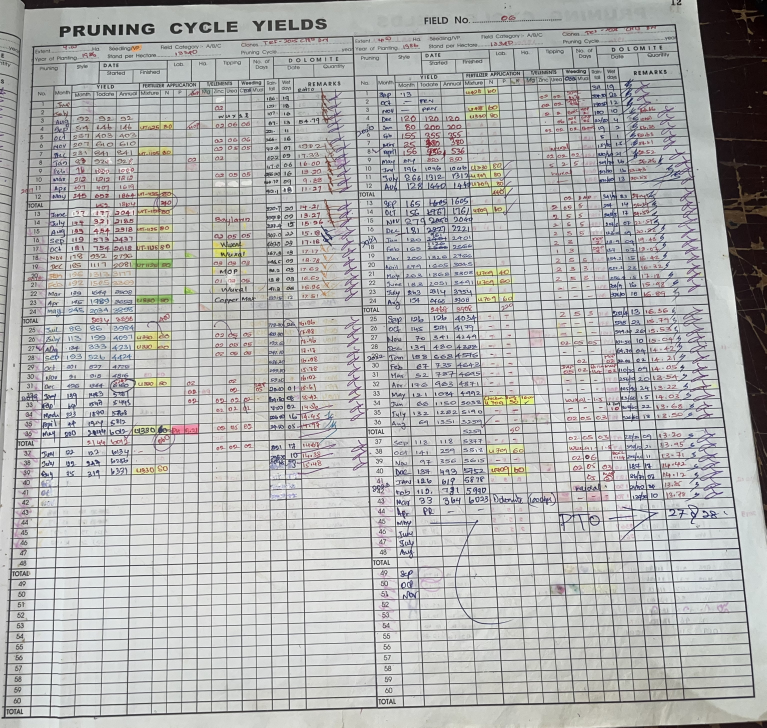
#> input picture Harsha/Images/IMG_1750.jpeg, 3065 x 2909 px, found by its file name (shown at 1/4 size); its folder holds 3 pictures in this run
$ jupyter execute --allow-errors logbook_ocr_FINAL.ipynb
#> lines starting #> are read from the running program, lines starting #| are printed output that depends on the picture; after the words box and inside, x2 and y2 are one past the last pixel; in counts of white or black regions, pixels touching at a corner belong together
[cell 1]
import os, time, re, warnings, copy
warnings.filterwarnings('ignore')

import cv2
import numpy as np
import pandas as pd
import matplotlib.pyplot as plt
from pathlib import Path
from scipy.signal import find_peaks

from openpyxl import load_workbook, Workbook
from openpyxl.styles import Alignment, Border, Side, Font, PatternFill
from openpyxl.utils import get_column_letter
from paddleocr import PaddleOCR

INPUT_FOLDER  = 'data/images'
OUTPUT_FOLDER = 'data/output'
TEMPLATE_PATH = 'data/template/template.xlsx'
ACTUAL_FOLDER = 'data/actual'

IMG_NAME  = 'IMG_1750.jpeg'
img_path  = os.path.join(INPUT_FOLDER, IMG_NAME)
base      = Path(img_path).stem
out_excel = os.path.join(OUTPUT_FOLDER, f'{base}_filled.xlsx')
out_acc   = os.path.join(OUTPUT_FOLDER, f'{base}_accuracy.csv')
os.makedirs(OUTPUT_FOLDER, exist_ok=True)

SHOW_DEBUG = False

OCR_MIN_CONF      = 0.20
CELL_TARGET_H_PX  = 120
CELL_MAX_SCALE    = 8.0
CELL_BORDER_STRIP = 3
CELL_PAD_PX       = 8

NARROW_COLS        = {9, 10, 11, 12, 13}
NARROW_TARGET_H_PX = 160
NARROW_MAX_SCALE   = 12.0

BLEED_CONF_THRESHOLD = 0.32
BLEED_PATTERNS = [
    r'^[^a-zA-Z0-9]+$',
    r'^[.\-_,;:!?]{1,3}$',
    r'^.{1,2}$',
    r'[\\|/]{2,}',
]

NUMERIC_COLS      = {0, 2, 3, 4, 6, 7, 8, 9, 10, 11, 12, 13, 14, 15, 16}
TEXT_COLS         = {1, 5}
MIN_COLS_EXPECTED = 17

EXPECTED_ROWS_AFTER_SKIP = 65

TEMPLATE_HEADER_ROWS = 6
TEMPLATE_TOTAL_LABEL = 'TOTAL'

DASH_ONLY = re.compile(r'^[\s.\-_,]+$')

_thin  = Side(style='thin',   color='000000')
_thick = Side(style='medium', color='000000')
BORDER_THIN  = Border(left=_thin, right=_thin, top=_thin, bottom=_thin)
FILL_DATA    = PatternFill('solid', fgColor='FFFDE7')
FILL_TOTAL   = PatternFill('solid', fgColor='BBDEFB')
FILL_LOWCONF = PatternFill('solid', fgColor='FFF2CC')
def px_to_col_width(px): return max(1.0, (px-5)/7.0)
def px_to_row_ht(px):    return max(5.0, px*0.75)

print('Config v4.9 ready.')

[cell 2]
def levenshtein(s1, s2):
    s1, s2 = s1.lower(), s2.lower()
    if s1 == s2: return 1.0
    if not s1 or not s2: return 0.0
    m, n = len(s1), len(s2)
    dp = list(range(n+1))
    for i in range(1, m+1):
        prev, dp[0] = dp[0], i
        for j in range(1, n+1):
            prev, dp[j] = dp[j], (prev if s1[i-1]==s2[j-1]
                                   else 1 + min(prev, dp[j], dp[j-1]))
    dist = dp[n]
    return 1.0 - dist / max(m, n)


OCR_CONFUSION = {
    ('b','s'):0.1, ('s','b'):0.1,
    ('0','o'):0.1, ('o','0'):0.1,
    ('1','l'):0.2, ('l','1'):0.2,
    ('1','i'):0.2, ('i','1'):0.2,
    ('u','n'):0.2, ('n','u'):0.2,
    ('c','e'):0.2, ('e','c'):0.2,
    ('a','u'):0.3, ('u','a'):0.3,
    ('v','y'):0.2, ('y','v'):0.2,
    ('m','n'):0.2, ('n','m'):0.2,
    ('d','a'):0.3, ('a','d'):0.3,
    ('f','t'):0.3, ('t','f'):0.3,
    ('p','r'):0.2, ('r','p'):0.2,
    ('g','q'):0.1, ('q','g'):0.1,
    ('6','b'):0.1, ('b','6'):0.1,
    ('4','a'):0.3, ('a','4'):0.3,
}

def weighted_edit_distance(s1, s2):
    s1, s2 = s1.lower(), s2.lower()
    if s1 == s2: return 1.0
    if not s1 or not s2: return 0.0
    m, n = len(s1), len(s2)
    dp = [[0.0]*(n+1) for _ in range(m+1)]
    for i in range(m+1): dp[i][0] = float(i)
    for j in range(n+1): dp[0][j] = float(j)
    for i in range(1, m+1):
        for j in range(1, n+1):
            if s1[i-1] == s2[j-1]:
                cost = 0.0
            else:
                cost = OCR_CONFUSION.get((s1[i-1], s2[j-1]), 1.0)
            dp[i][j] = min(
                dp[i-1][j] + 1.0,
                dp[i][j-1] + 1.0,
                dp[i-1][j-1] + cost
            )
    if i > 1 and j > 1 and s1[i-1]==s2[j-2] and s1[i-2]==s2[j-1]:
        dp[i][j] = min(dp[i][j], dp[i-2][j-2] + 0.5)
    max_cost = max(m, n)
    return max(0.0, 1.0 - dp[m][n] / max_cost)

def jaro_winkler(s1, s2, p=0.1, max_prefix=4):
    s1, s2 = s1.lower(), s2.lower()
    if s1 == s2: return 1.0
    if not s1 or not s2: return 0.0
    m1, m2 = len(s1), len(s2)
    match_dist = max(m1, m2) // 2 - 1
    if match_dist < 0: match_dist = 0
    s1_matches = [False]*m1; s2_matches = [False]*m2
    matches = 0; transpositions = 0
    for i in range(m1):
        lo = max(0, i-match_dist)
        hi = min(i+match_dist+1, m2)
        for j in range(lo, hi):
            if s2_matches[j] or s1[i] != s2[j]: continue
            s1_matches[i] = s2_matches[j] = True
            matches += 1; break
    if matches == 0: return 0.0
    k = 0
    for i in range(m1):
        if not s1_matches[i]: continue
        while not s2_matches[k]: k += 1
        if s1[i] != s2[k]: transpositions += 1
        k += 1
    jaro = (matches/m1 + matches/m2 +
            (matches - transpositions/2)/matches) / 3
    prefix = 0
    for i in range(min(max_prefix, m1, m2)):
        if s1[i] == s2[i]: prefix += 1
        else: break
    return jaro + prefix * p * (1 - jaro)

def qgram_similarity(s1, s2, q=2):
    s1, s2 = s1.lower(), s2.lower()
    if s1 == s2: return 1.0
    if len(s1)<q or len(s2)<q: return float(s1==s2)
    def grams(s): return [s[i:i+q] for i in range(len(s)-q+1)]
    g1, g2 = grams(s1), grams(s2)
    from collections import Counter
    c1, c2 = Counter(g1), Counter(g2)
    inter = sum((c1 & c2).values())
    return 2.0 * inter / (len(g1) + len(g2)) if (len(g1)+len(g2)) > 0 else 0.0

def permterm_similarity(s1, s2):
    s1, s2 = s1.lower(), s2.lower()
    if s1 == s2: return 1.0
    from collections import Counter
    c1, c2 = Counter(s1), Counter(s2)
    inter = sum((c1 & c2).values())
    union = sum((c1 | c2).values())
    return inter / union if union > 0 else 0.0

FUZZY_WEIGHTS = {
    'levenshtein':    0.25,
    'weighted_edit':  0.35,
    'jaro_winkler':   0.20,
    'qgram':          0.12,
    'permterm':       0.08,
}

def fuzzy_score(ocr_text, candidate):
    s = (FUZZY_WEIGHTS['levenshtein']   * levenshtein(ocr_text, candidate) +
         FUZZY_WEIGHTS['weighted_edit'] * weighted_edit_distance(ocr_text, candidate) +
         FUZZY_WEIGHTS['jaro_winkler']  * jaro_winkler(ocr_text, candidate) +
         FUZZY_WEIGHTS['qgram']         * qgram_similarity(ocr_text, candidate) +
         FUZZY_WEIGHTS['permterm']      * permterm_similarity(ocr_text, candidate))
    return s

def fuzzy_best_match(ocr_text, vocabulary, min_score=0.40):
    if not ocr_text: return None, 0.0
    t = ocr_text.strip().lower()
    scores = [(cand, fuzzy_score(t, cand.lower())) for cand in vocabulary]
    scores.sort(key=lambda x: -x[1])
    best_cand, best_sc = scores[0]
    if best_sc >= min_score:
        return best_cand, best_sc
    return None, 0.0

MONTH_VOCAB = [
    'Jan','Feb','Mar','Apr','May','Jun',
    'Jul','Aug','Sep','Oct','Nov','Dec',
    'PR','PRN'
]
MONTH_VOCAB_EXTENDED = MONTH_VOCAB + [
    'January','February','March','April','May','June',
    'July','August','September','October','November','December',
]
MONTH_CANONICAL = {
    'January':'Jan','February':'Feb','March':'Mar','April':'Apr',
    'May':'May','June':'Jun','July':'Jul','August':'Aug',
    'September':'Sep','October':'Oct','November':'Nov','December':'Dec',
    'Jan':'Jan','Feb':'Feb','Mar':'Mar','Apr':'Apr',
    'Jun':'Jun','Jul':'Jul','Aug':'Aug','Sep':'Sep',
    'Oct':'Oct','Nov':'Nov','Dec':'Dec','PR':'PR','PRN':'PRN',
}

# ── FERTILIZER VOCABULARY ─────────────────────────────────────────
FERT_VOCAB = [
    'U-709', 'U-330', 'U-428', 'T-750',
    'B/A', 'B/N', 'DAP', 'MOP',
    'PH-B', 'PH-4.99A', 'PH-5.24A',
    'UT-1125',
]

FERT_NUM_PAT = re.compile(r'([Uu][_\-]?|[Tt][_\-]?)(\d{2,4})')

FERT_KNOWN_NUMS = {
    '709':  'U-709',
    '330':  'U-330',
    '428':  'U-428',
    '750':  'T-750',
    '1125': 'UT-1125',
}

def fuzzy_match_month(ocr_text):
    t = str(ocr_text).strip()
    if not t: return t
    tl = t.lower()

    for m in MONTH_VOCAB_EXTENDED:
        if tl == m.lower():
            return MONTH_CANONICAL.get(m, m[:3].title())

    if len(tl) >= 3:
        for m in MONTH_VOCAB_EXTENDED:
            if m.lower().startswith(tl[:3]) or tl[:3] == m.lower()[:3]:
                return MONTH_CANONICAL.get(m, m[:3].title())

    best, sc = fuzzy_best_match(tl, MONTH_VOCAB_EXTENDED, min_score=0.42)
    if best:
        canonical = MONTH_CANONICAL.get(best, best[:3].title())
        return canonical

    return t[:3].title() if t[:3].isalpha() else t

def fuzzy_match_fert(ocr_text):
    t = str(ocr_text).strip()
    if not t: return t

    m = FERT_NUM_PAT.search(t)
    if m:
        num = m.group(2)
        prefix = m.group(1).upper().rstrip('-_')
        if num in FERT_KNOWN_NUMS:
            return FERT_KNOWN_NUMS[num]
        return f"{prefix}-{num}"

    digits = re.findall(r'\d{3,4}', t)
    for d in digits:
        if d in FERT_KNOWN_NUMS:
            return FERT_KNOWN_NUMS[d]

    best, sc = fuzzy_best_match(t, FERT_VOCAB, min_score=0.38)
    if best:
        return best

    tl = t.lower()
    if re.search(r'b[/\\]?a', tl): return 'B/A'
    if re.search(r'b[/\\]?n', tl): return 'B/N'
    if 'dap' in tl: return 'DAP'
    if 'mop' in tl: return 'MOP'
    if re.search(r'ph[-\s]?b', tl): return 'PH-B'

    return ' '.join(t.split())


print('Fuzzy Matcher ready. Testing...')
print()
test_months = ['Bep','Nnv','Auu','Jau','Fcd','017','Col','Mav',
               'Tun','Sct','Aot','Nec','Fob','Map','Seo','T.h']
print('Month Corrections:')
for m in test_months:
    result = fuzzy_match_month(m)
    print(f'  {m:<8} → {result}')

print()
test_ferts = ['4ES30','4709','4428','tanl','UFO9','47o9','0709',
              '1-209','T750','4709 80','B/A',
              'UT1125','uT-1125','4T1125','0T1125','UT-1125']  # ← NEW tests
print('Fertilizer Corrections:')
for f in test_ferts:
    result = fuzzy_match_fert(f)
    print(f'  {f:<12} → {result}')

[cell 3]
REC_MODEL_DIR = r"C:\Users\User\PaddleOCR\output\logbook_rec\inference"
def make_ocr_engine():
    for kwargs in [
        dict(lang='en', det_model_name='PP-OCRv5_server_det',
             rec_model_dir=REC_MODEL_DIR, use_textline_orientation=False),
        dict(lang='en', ocr_version='PP-OCRv5', use_textline_orientation=False),
        dict(lang='en', use_textline_orientation=False),
        dict(lang='en'),
    ]:
        try:
            eng = PaddleOCR(**kwargs)
            print(f'  OCR loaded: {list(kwargs.keys())}')
            return eng
        except Exception:
            continue
#> in main, bgr is the input picture: shape (2909, 3065, 3); mean B, G, R 176, 176.9, 176.5
#| [1] Image: 3065x2909px
    raise RuntimeError('PaddleOCR init failed')

#> (the rest of this cell did not finish here and is left out)

[cell 4]
def _four_point_warp(bgr, pts):
    pts = pts.reshape(4,2); s = pts.sum(1); d = np.diff(pts, axis=1)
    rect = np.array([pts[s.argmin()], pts[d.argmin()],
                     pts[s.argmax()], pts[d.argmax()]], dtype=np.float32)
    tl,tr,br,bl = rect
    W = int(max(np.linalg.norm(br-bl), np.linalg.norm(tr-tl)))
    H = int(max(np.linalg.norm(tr-br), np.linalg.norm(tl-bl)))
    dst = np.array([[0,0],[W-1,0],[W-1,H-1],[0,H-1]], dtype=np.float32)
    return cv2.warpPerspective(bgr, cv2.getPerspectiveTransform(rect,dst), (W,H))

def rectify_document(bgr):
    gray  = cv2.cvtColor(bgr, cv2.COLOR_BGR2GRAY)
    edges = cv2.Canny(cv2.GaussianBlur(gray,(5,5),0), 50, 150)
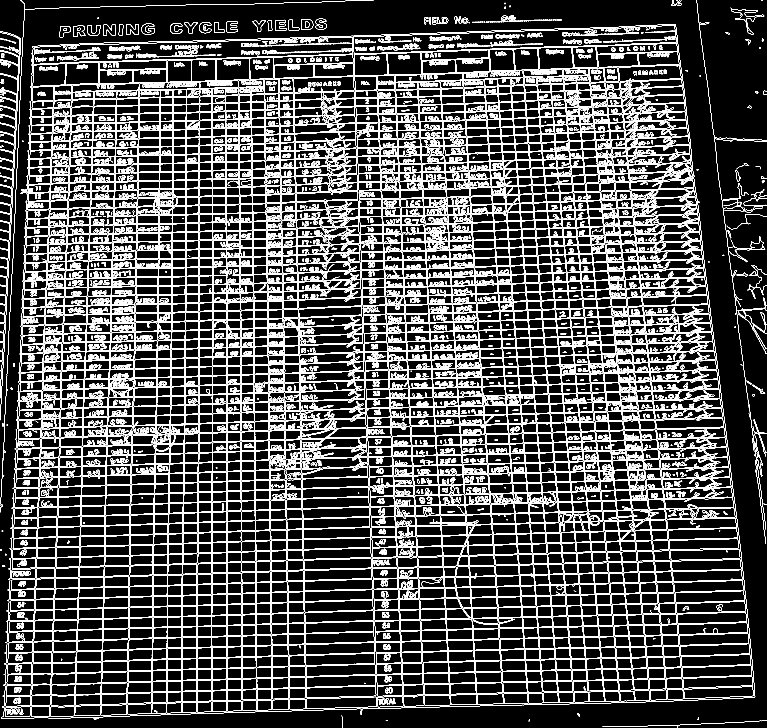
#> edges: shape (2909, 3065) (shown at 1/4 size); 9.8% white in thin lines or dots
    edges = cv2.dilate(edges, np.ones((5,5), np.uint8))
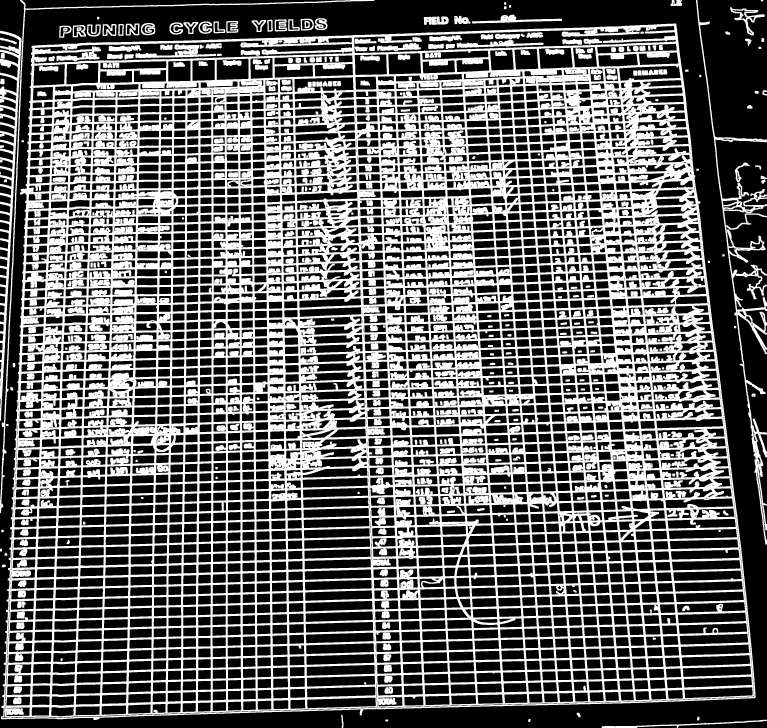
#> edges: shape (2909, 3065) (shown at 1/4 size); 40.5% white; 352 white regions
    cnts, _ = cv2.findContours(edges, cv2.RETR_EXTERNAL, cv2.CHAIN_APPROX_SIMPLE)
#> cnts = 72 contours; largest, box (x1, y1, x2, y2) and area: (4, 94, 3023, 2880) 7555524, (2784, 0, 3065, 2178) 42744, (0, 123, 86, 1683) 28930, (0, 0, 1497, 2052) 14964, (2920, 29, 3059, 142) 4160
    if not cnts: return bgr
    for c in sorted(cnts, key=cv2.contourArea, reverse=True)[:5]:
        ap = cv2.approxPolyDP(c, 0.02*cv2.arcLength(c,True), True)
        if len(ap) == 4:
            return _four_point_warp(bgr, ap)
#> this loop made 1 pass
#> (pts in _four_point_warp, s in _four_point_warp, d in _four_point_warp, W in _four_point_warp, H in _four_point_warp, dst in _four_point_warp) on pass 1: ([[2703, 94], [127, 184], [5, 2876], [3021, 2791]], [2797, 311, 2881, 5812], [-2609, 57, 2871, -230], 3017, 2715, [[0, 0], [3016, 0], [3016, 2714], [0, 2714]])
#> in main, `bgr = rectify_document(bgr)`:
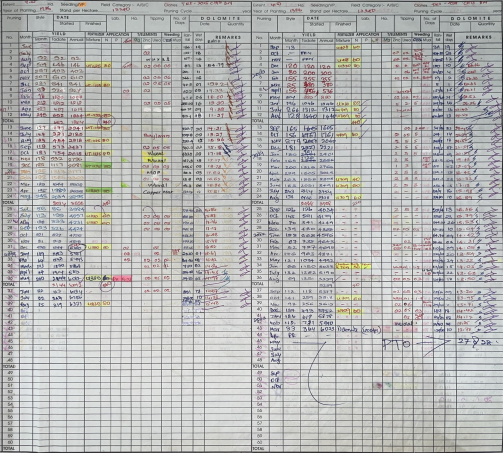
#> bgr: shape (2715, 3017, 3) (shown at 1/6 size); mean B, G, R 181, 181.5, 181
#|     Rectified: 3017x2715px
    return bgr

def split_left_right(bgr, pad=3):
    h, w = bgr.shape[:2]
    _, bi = cv2.threshold(cv2.cvtColor(bgr, cv2.COLOR_BGR2GRAY),
                          200, 255, cv2.THRESH_BINARY_INV)
    vk = max(30, h//18)
    vm = cv2.morphologyEx(bi, cv2.MORPH_OPEN,
                          cv2.getStructuringElement(cv2.MORPH_RECT,(1,vk)))
    proj = np.convolve(
        np.sum(vm[int(h*0.2):, :] > 0, axis=0).astype(float),
        np.ones(max(15,w//200))/max(15,w//200), mode='same')
    if proj.max() == 0: return [(1, bgr)]
    peaks, _ = find_peaks(proj, height=proj.max()*0.25,
                          distance=max(12,w//100))
    if len(peaks) == 0: return [(1, bgr)]
    mid = peaks[np.argmin(np.abs(peaks - w*0.5))]
    tables = [(i, bgr[:, max(0,x1-pad):min(w,x2+pad)].copy())
              for i,(x1,x2) in enumerate([(0,mid),(mid,w)],1)
              if x2-x1 > w*0.1]
    return tables if len(tables)==2 else [(1, bgr)]

def _cluster(pos, eps=8):
    pos = np.sort(np.unique(pos.astype(int)))
    if len(pos) == 0: return pos
    groups, cur = [[pos[0]]], pos[0]
    for p in pos[1:]:
        if p-cur <= eps: groups[-1].append(p)
        else: groups.append([p])
        cur = p
    return np.array([int(np.mean(g)) for g in groups])

def detect_grid(bgr):
    h, w = bgr.shape[:2]
    g  = cv2.createCLAHE(2.0,(8,8)).apply(cv2.cvtColor(bgr, cv2.COLOR_BGR2GRAY))
    th = cv2.adaptiveThreshold(g, 255, cv2.ADAPTIVE_THRESH_GAUSSIAN_C,
                               cv2.THRESH_BINARY_INV, 31, 15)
    th = cv2.morphologyEx(th, cv2.MORPH_CLOSE, np.ones((3,3),np.uint8), iterations=2)
    hk = max(20,w//30); vk = max(20,h//30)
    hl = cv2.dilate(cv2.morphologyEx(th, cv2.MORPH_OPEN,
                    cv2.getStructuringElement(cv2.MORPH_RECT,(hk,1))),
                    np.ones((1,3),np.uint8))
    vl = cv2.dilate(cv2.morphologyEx(th, cv2.MORPH_OPEN,
                    cv2.getStructuringElement(cv2.MORPH_RECT,(1,vk))),
                    np.ones((3,1),np.uint8))
    ys = [y+hh//2 for c in cv2.findContours(hl,cv2.RETR_EXTERNAL,
          cv2.CHAIN_APPROX_SIMPLE)[0]
          for x,y,ww,hh in [cv2.boundingRect(c)] if ww >= w*0.40]
    xs = [x+ww//2 for c in cv2.findContours(vl,cv2.RETR_EXTERNAL,
          cv2.CHAIN_APPROX_SIMPLE)[0]
          for x,y,ww,hh in [cv2.boundingRect(c)] if hh >= h*0.40]
    ys = _cluster(np.array(ys)); xs = _cluster(np.array(xs))
    def _border(lines, lo, hi, tol=14):
        l = list(lines)
        if not l or abs(l[0]-lo) > tol: l = [lo]+l
        if abs(l[-1]-hi) > tol: l += [hi]
        return np.array(sorted(l))
    return _border(ys,0,h-1), _border(xs,0,w-1)

def enforce_min_columns(vlines, min_cols=MIN_COLS_EXPECTED):
    vl = list(vlines)
    while len(vl)-1 < min_cols:
        widths = [(vl[i+1]-vl[i], i) for i in range(len(vl)-1)]
        _, idx = max(widths)
        mid = (vl[idx]+vl[idx+1])//2
        vl.insert(idx+1, mid)
    return np.array(vl, dtype=float)


# [48 lines left out: function split_three_tables, not called in this run]


def auto_split_tables(bgr, pad=3):

#> called with pad = 3
    h, w = bgr.shape[:2]
    _, bi = cv2.threshold(cv2.cvtColor(bgr, cv2.COLOR_BGR2GRAY),
                          200, 255, cv2.THRESH_BINARY_INV)
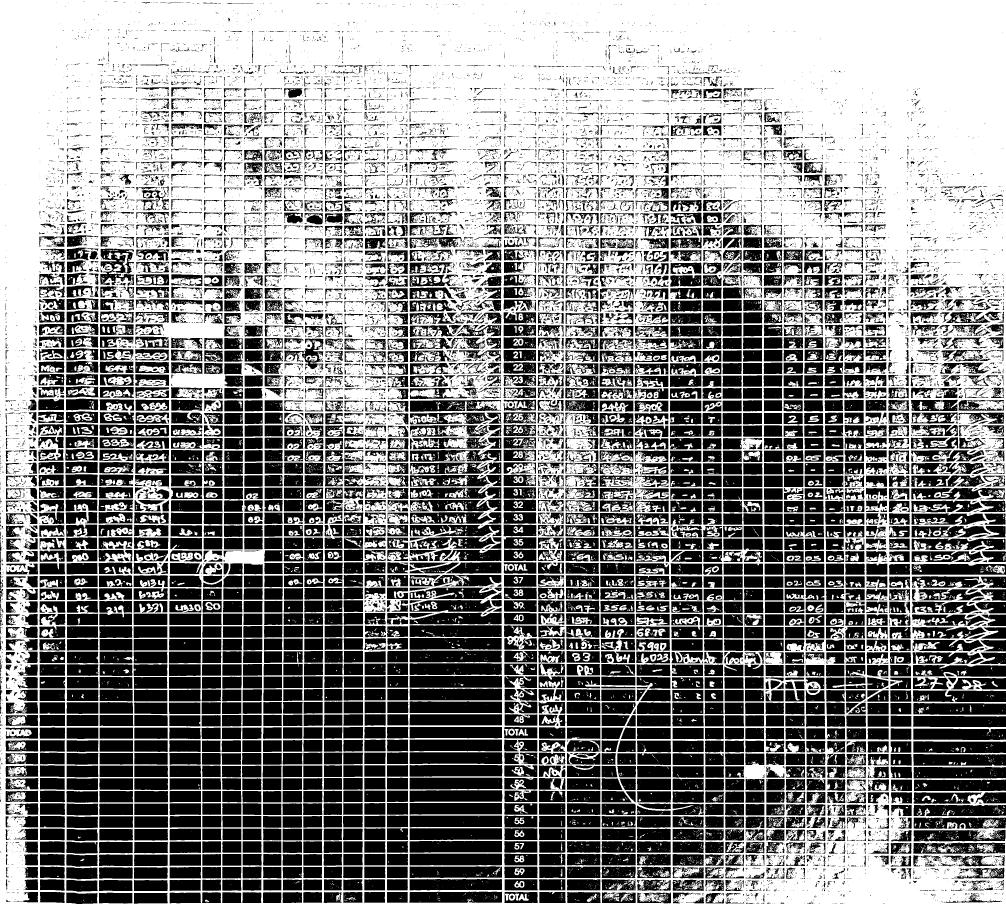
#> bi: shape (2715, 3017) (shown at 1/3 size); 53% white; 19738 black regions (15000 under 20 px), largest, box (x1, y1, x2, y2) and area: (1229, 2561, 1506, 2596) 9657, (1229, 2028, 1506, 2063) 9632, (1229, 2333, 1507, 2368) 9576
    vk = max(int(h / 20), 30)
    vert_clean = cv2.morphologyEx(
        bi, cv2.MORPH_OPEN,
        cv2.getStructuringElement(cv2.MORPH_RECT, (1, vk)))
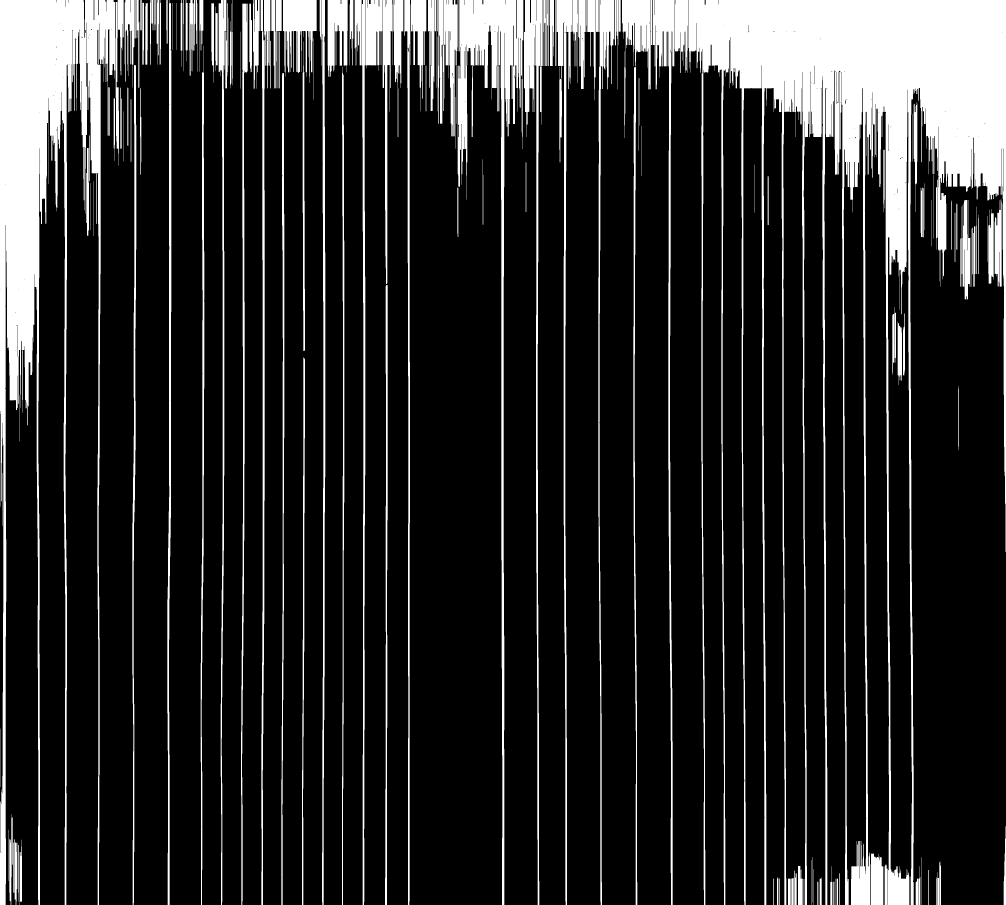
#> vert_clean: shape (2715, 3017) (shown at 1/3 size); 16.8% white; 232 white regions, largest, box (x1, y1, x2, y2) and area: (2065, 0, 3017, 2715) 541753, (0, 0, 261, 2715) 225428, (1373, 0, 1570, 2715) 67230
    proj = np.sum(vert_clean, axis=0).astype(float)
#> proj = 3017 values, max 692325 at index 10, min 0 at index 346, mean 116072.2
    if proj.max() == 0:
        return '2-table', [(1, bgr)]

    from scipy.signal import find_peaks as _fp
    peaks, _ = _fp(proj, height=proj.max() * 0.10, distance=5)
#> peaks = 194 values from 2 to 3002
#> (the rest of the program and of its run is left out)
